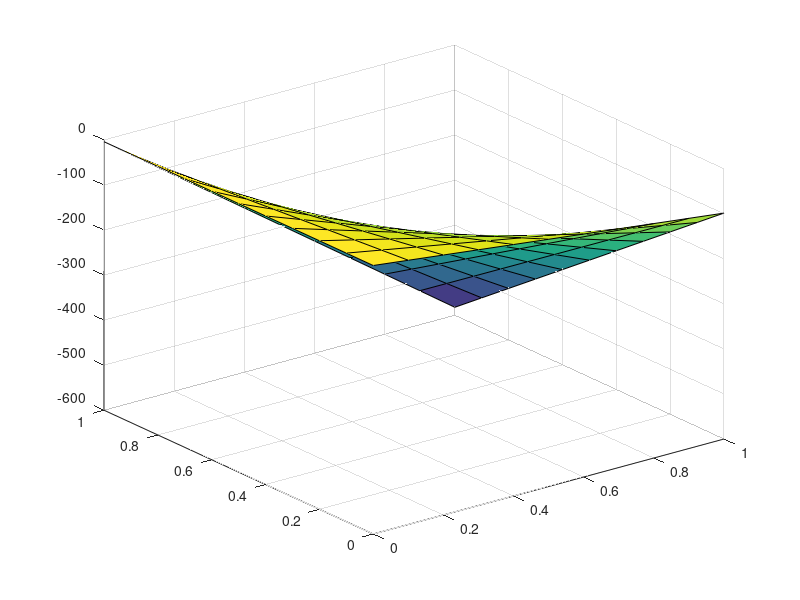
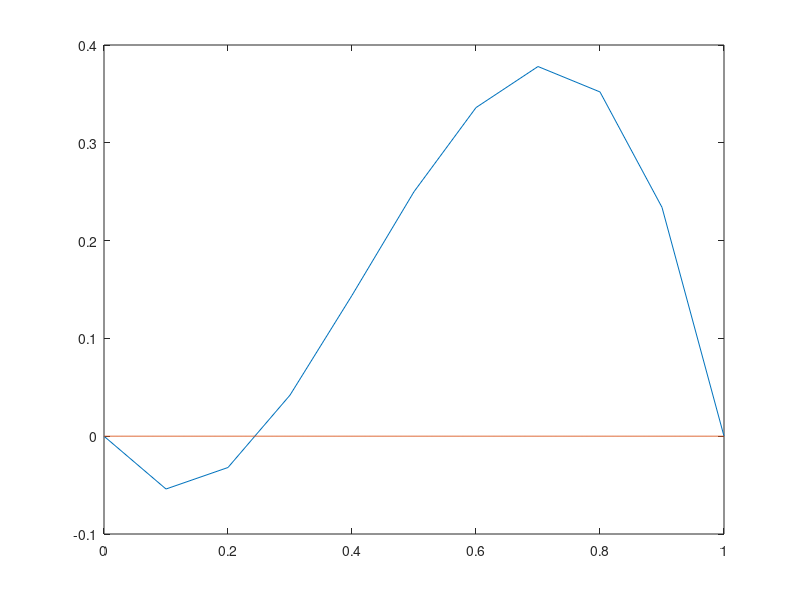

Recreate these plots in MATLAB, in order. (Note: this script raises an error after producing the figures.)
%% Solver

figure(1)
[x1,x2] = meshgrid(0:0.1:1,0:0.1:1);
eqn = -2*x2*x1^3 + 3*x2*x1^2 -4*x1^3+5*x1^2-x1*x2-x1;
surf(x1,x2,eqn)

figure(2)
x1 = 0:0.1:1;
x2 = 0;
eqn = -2*x2*x1.^3 + 3*x2*x1.^2 -4*x1.^3+5*x1.^2-x1*x2-x1;
plot(x1,eqn)
hold on 
x = 0:0.001:1;
c=0;
const = @(x)(c).*x.^(0);
plot(x, const(x))

syms x1 x2

eqn = -2*x2*x1^3 + 3*x2*x1^2 -4*x1^3+5*x1^2-x1*x2-x1

S = solve(eqn,[x1 x2]);
S.x1
S.x2



%% Checking all three solutions 

% x1 = 1/4;
% x2 = 0;

% x1 = 0;
% x2 = 0;

% x1 = 1;
% x2 = 0;
% 
% eqn = -2*x2*x1^3 + 3*x2*x1^2 -4*x1^3+5*x1^2-x1*x2-x1
